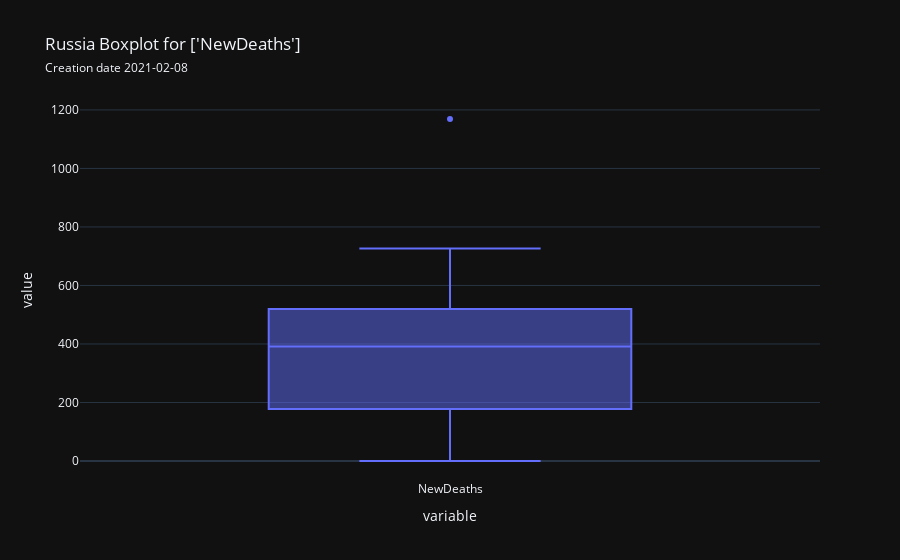

Source (notebook cell):
### Code cell
country.boxplot(['NewDeaths'], save=True)

### Figure 1 — Plotly figure (JSON) as saved in the notebook; plotly's stock layout.template omitted (floating-point values rounded to 4 significant figures; data arrays with more than 128 entries replaced by an {"elided": "..."} marker saying what was removed)
{"data": [{"alignmentgroup": "True", "hovertemplate": "variable=%{x}<br>value=%{y}<extra></extra>", "legendgroup": "", "marker": {"color": "#636efa"}, "name": "", "notched": false, "offsetgroup": "", "orientation": "v", "quartilemethod": "exclusive", "showlegend": false, "type": "box", "x": {"elided": "174 str values"}, "x0": " ", "xaxis": "x", "y": {"elided": "174 float values"}, "y0": " ", "yaxis": "y"}], "layout": {"boxmode": "group", "legend": {"tracegroupgap": 0}, "title": {"text": "Russia Boxplot for ['NewDeaths']<br><span style='font-size: 12px;'>Creation date 2021-02-08</span>"}, "xaxis": {"anchor": "y", "domain": [0.0, 1.0], "title": {"text": "variable"}}, "yaxis": {"anchor": "x", "domain": [0.0, 1.0], "title": {"text": "value"}}}}
